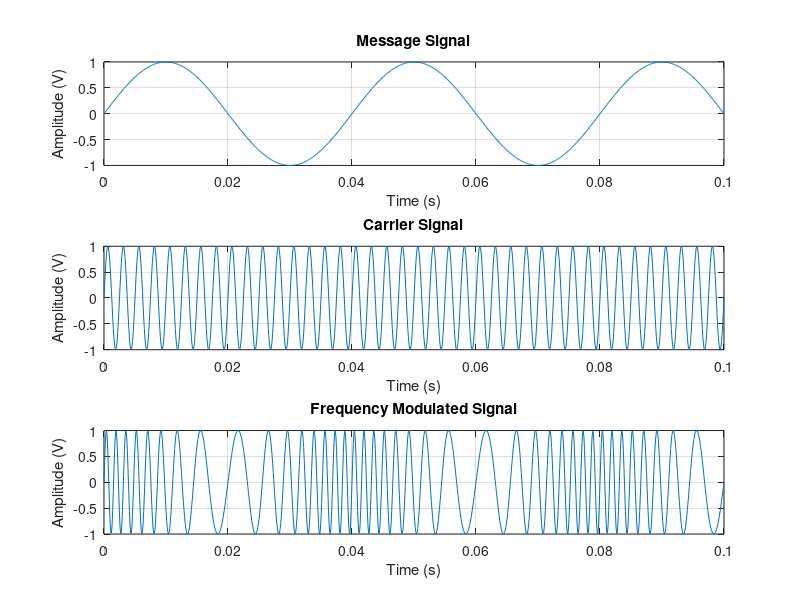

This figure's MATLAB source:
Fm = 25;
Fc = 400;
mf = 10;
T = 0:0.0001:0.1;
m = sin(2 * pi * Fm * T);
subplot(3, 1, 1);
plot(T, m);
xlabel("Time (s)");
ylabel("Amplitude (V)");
title("Message Signal");
grid on;

c = sin(2 * pi * Fc * T);
subplot(3, 1, 2);
plot(T, c);
xlabel("Time (s)");
ylabel("Amplitude (V)");
title("Carrier Signal");
grid on;

y = sin(2 * pi * Fc * T + (mf .* sin(2 * pi * Fm * T)));
subplot(3, 1, 3);
plot(T, y);
xlabel("Time (s)");
ylabel("Amplitude (V)");
title("Frequency Modulated Signal");
grid on;
